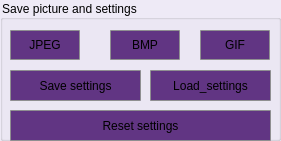
   <widget class="QGroupBox" name="line_setting_5">
    <property name="geometry">
     <rect>
      <x>1180</x>
      <y>850</y>
      <width>281</width>
      <height>141</height>
     </rect>
    </property>
    <property name="styleSheet">
     <string notr="true">background-color: rgba(150, 133, 192, 22);
color:rgb(0, 0, 0)</string>
    </property>
    <property name="title">
     <string>Save picture and settings</string>
    </property>
    <widget class="QPushButton" name="JPEG">
     <property name="geometry">
      <rect>
       <x>10</x>
       <y>30</y>
       <width>70</width>
       <height>30</height>
      </rect>
     </property>
     <property name="styleSheet">
      <string notr="true"> QPushButton {
     border: 1px solid #8f8f91;
     border-radius: 1px;
     background-color:rgb(97, 53, 131);

 }

 QPushButton:pressed {
     background-color: qlineargradient(x1: 0, y1: 0, x2: 0, y2: 1,
                                       stop: 0 #dadbde, stop: 1 #f6f7fa);
 }</string>
     </property>
     <property name="text">
      <string>JPEG</string>
     </property>
    </widget>
    <widget class="QPushButton" name="BMP">
     <property name="geometry">
      <rect>
       <x>110</x>
       <y>30</y>
       <width>70</width>
       <height>30</height>
      </rect>
     </property>
     <property name="styleSheet">
      <string notr="true"> QPushButton {
     border: 1px solid #8f8f91;
     border-radius: 1px;
     background-color:rgb(97, 53, 131);

 }

 QPushButton:pressed {
     background-color: qlineargradient(x1: 0, y1: 0, x2: 0, y2: 1,
                                       stop: 0 #dadbde, stop: 1 #f6f7fa);
 }</string>
     </property>
     <property name="text">
      <string>BMP</string>
     </property>
    </widget>
    <widget class="QPushButton" name="GIF">
     <property name="geometry">
      <rect>
       <x>200</x>
       <y>30</y>
       <width>70</width>
       <height>30</height>
      </rect>
     </property>
     <property name="styleSheet">
      <string notr="true">  QPushButton {
     border: 1px solid #8f8f91;
     border-radius: 1px;
     background-color:rgb(97, 53, 131);

 }

 QPushButton:pressed {
     background-color: qlineargradient(x1: 0, y1: 0, x2: 0, y2: 1,
                                       stop: 0 #dadbde, stop: 1 #f6f7fa);
 }</string>
     </property>
     <property name="text">
      <string>GIF</string>
     </property>
    </widget>
    <widget class="QPushButton" name="Save_settings">
     <property name="geometry">
      <rect>
       <x>10</x>
       <y>70</y>
       <width>131</width>
       <height>31</height>
      </rect>
     </property>
     <property name="styleSheet">
      <string notr="true"> QPushButton {
     border: 1px solid #8f8f91;
     border-radius: 1px;
     background-color:rgb(97, 53, 131);

 }

 QPushButton:pressed {
     background-color: qlineargradient(x1: 0, y1: 0, x2: 0, y2: 1,
                                       stop: 0 #dadbde, stop: 1 #f6f7fa);
 }</string>
     </property>
     <property name="text">
      <string>Save settings</string>
     </property>
    </widget>
    <widget class="QPushButton" name="load">
     <property name="geometry">
      <rect>
       <x>150</x>
       <y>70</y>
       <width>121</width>
       <height>31</height>
      </rect>
     </property>
     <property name="styleSheet">
      <string notr="true"> QPushButton {
     border: 1px solid #8f8f91;
     border-radius: 1px;
     background-color:rgb(97, 53, 131);

 }

 QPushButton:pressed {
     background-color: qlineargradient(x1: 0, y1: 0, x2: 0, y2: 1,
                                       stop: 0 #dadbde, stop: 1 #f6f7fa);
 }</string>
     </property>
     <property name="text">
      <string>Load_settings</string>
     </property>
    </widget>
    <widget class="QPushButton" name="Reset_settings">
     <property name="geometry">
      <rect>
       <x>10</x>
       <y>110</y>
       <width>261</width>
       <height>31</height>
      </rect>
     </property>
     <property name="styleSheet">
      <string notr="true"> QPushButton {
     border: 1px solid #8f8f91;
     border-radius: 1px;
     background-color:rgb(97, 53, 131);

 }

 QPushButton:pressed {
     background-color: qlineargradient(x1: 0, y1: 0, x2: 0, y2: 1,
                                       stop: 0 #dadbde, stop: 1 #f6f7fa);
 }</string>
     </property>
     <property name="text">
      <string>Reset settings</string>
     </property>
    </widget>
   </widget>
